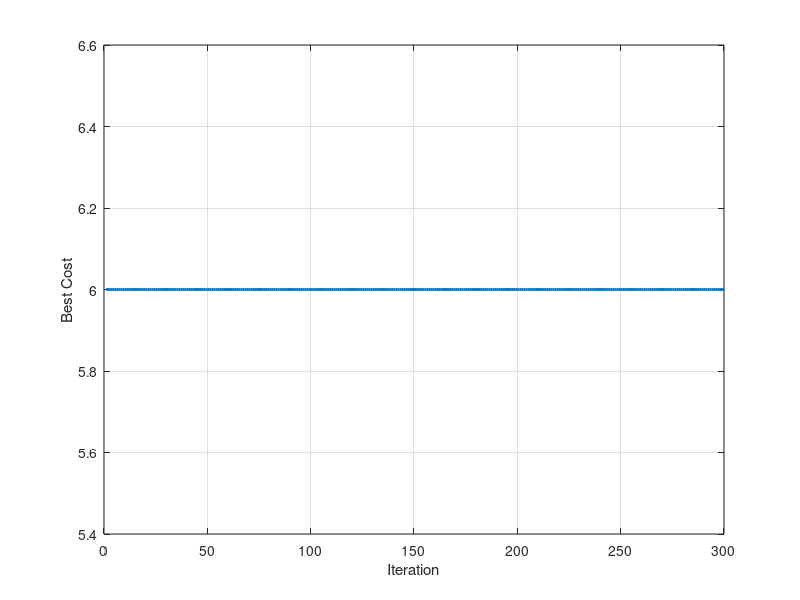

This figure's MATLAB source:
%************************************************%
%OHM 39003
%ACO Algorithm: In-Class March 12, 2020
%Author: Suman Kumar, 18IM30022
%************************************************%

clc;
clear;
close all;

due = [18 6 9 11 8];
process = [6 2 3 4 5];
n=length(due);
D=zeros(n,n);

for i = 1:n
    for j = 1:n
        D(i,j) = due(j);
    end
end

    
nVar=n;
Sequence = [];


%% ACO Parameters

MaxIt=300;      % Maximum Number of Iterations

nAnt=100;       % Number of Ants (Population Size)

tau0=100;       % Initial Pheromone

alpha=1;        % Phromone Exponential Weight
beta=1;         % Heuristic Exponential Weight

rho=0;          % Evaporation Rate

%% Initialization
eta=1./D;                   % Heuristic Information Matrix

tau=tau0*ones(nVar,nVar);   % Pheromone Matrix
BestCost=zeros(MaxIt,1);    % Array for storing Global Best Value

% Empty Ant
empty_ant.sequence=[];
empty_ant.Cost=[];

% Ant Colony Matrix
ant=repmat(empty_ant,nAnt,1);

% Best Ant
BestSol.Cost=inf;


%% ACO Main Loop

for it=1:MaxIt
    Cum_Tard = [];
    % Move Ants
    for k=1:nAnt
        
        ant(k).Sequence=randi([1 nVar]);
        
        for l=2:nVar
            
            i=ant(k).Sequence(end);
            
            P=tau(i,:).^alpha.*eta(i,:).^beta;
            
            P(ant(k).Sequence)=0; %replace Inf by 0
            
            P=P/sum(P);
            
%% RouletteWheelSelection;
            r=rand;
    
            C=cumsum(P);
    
            j=find(r<=C,1,'first');
            
            ant(k).Sequence=[ant(k).Sequence j];
            
        end  
        Tard = [];
        cumulative = 0;
        for node = ant(k).Sequence
            cumulative = cumulative + process(node);
            Tard = [Tard max(cumulative-due(node), 0)];
        end

        Cum_Tard = [Cum_Tard sum(Tard)];
        Y = 100/Cum_Tard(end);
    end
    
    %% Update Pheromones
    for k=1:nAnt
        
        Sequence=ant(k).Sequence;
        n=numel(Sequence);
        
        L=Cum_Tard(k);
	    ant(k).Cost = L;

        for l=1:nVar-1
            
            i=Sequence(l);
            j=Sequence(l+1);
            
            tau(i,j)=tau(i,j)+Y;
            
        end
         if ant(k).Cost<BestSol.Cost
            BestSol=ant(k);
        end
        
    end
    
    % Evaporation
    tau=(1-rho)*tau;
    
    % Store Best Cost
    BestCost(it)=BestSol.Cost;
    
    % Show Iteration Information
    disp(['Iteration ' num2str(it) ': Best Cost = ' num2str(BestCost(it))]);
    if it==MaxIt
        BestSol
    end
       
end

%% Results

figure;
plot(BestCost,'LineWidth',2);
xlabel('Iteration');
ylabel('Best Cost');
grid on;